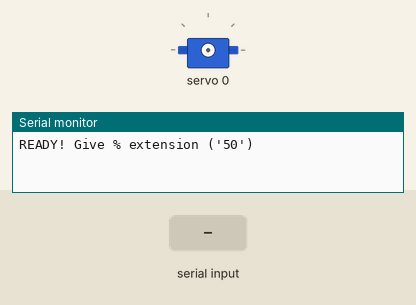
The sketch below on a simulated Arduino Uno, built with avr-gcc and run on an emulated ATmega328P. On the bench: servo, the last lines printed to the serial monitor. The test bench sets the inputs (shaded band).

Above: at 1.2 s.
1.3 s: "90,45\n" received over Serial
At 3.0 s:
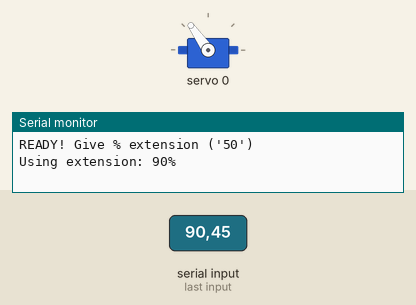
3.8 s: "30,150\n" received over Serial
At 6.0 s:
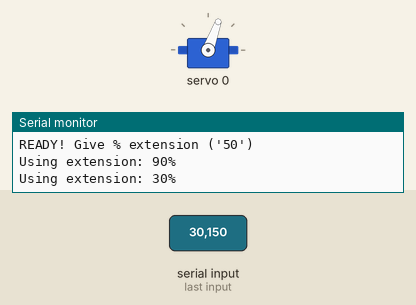
6.3 s: "5\n" received over Serial
At 8.0 s:
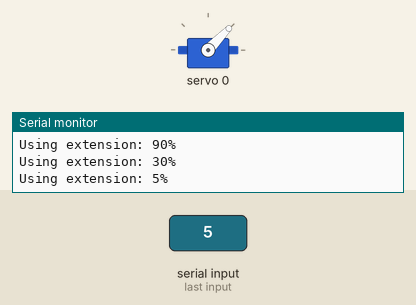
8.8 s: "90\n" received over Serial
At 11.1 s:
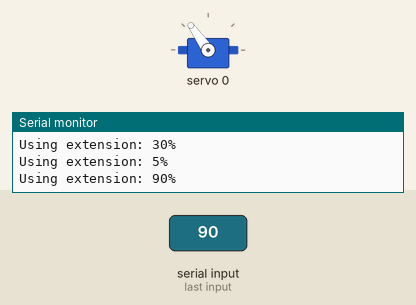
Timing chart, 0 to 12.3 s (numbered marks = the images above; inputs shaded):
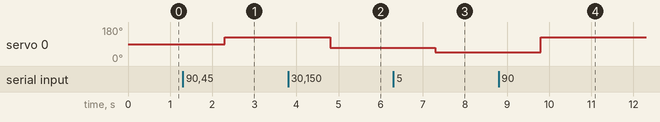

The sketch:

SerialToAdaServoPWM.ino
```cpp
#include <Wire.h>
#include <Adafruit_PWMServoDriver.h>

Adafruit_PWMServoDriver pwm = Adafruit_PWMServoDriver();


#define SERVOch 0
// 130 measured to be minimum value registered (farthest left)
// 254 is the farthest right (and mechanically starts o jam) 255 === 0 and it retracts.

void setup() {
  Serial.begin(115200);
  pwm.begin();
  pwm.setPWMFreq(60);  // Analog servos run at ~60 Hz updates
  while (!Serial);
  Serial.println("READY! Give % extension ('50')");
}

void loop() {
  if (Serial.available() > 0) {
    uint8_t extension = Serial.parseInt();
    extension = constrain(extension, 0, 100);
    Serial.readString(); // clear serial
    Serial.print("Using extension: "); Serial.print(extension); Serial.println("%");

    double pulse = map(extension, 0, 100, 240, 474); // min 240, 474

    pwm.setPWM(SERVOch, 0, pulse);
  }
}
```

Measured:
- after the input at 1.3 s, servo 0: 90° → 125° after 1.0 s
- after the input at 3.8 s, servo 0: 125° → 70° after 1.0 s
- after the input at 6.3 s, servo 0: 70° → 46° after 1.0 s
- after the input at 8.8 s, servo 0: 46° → 125° after 1.0 s
